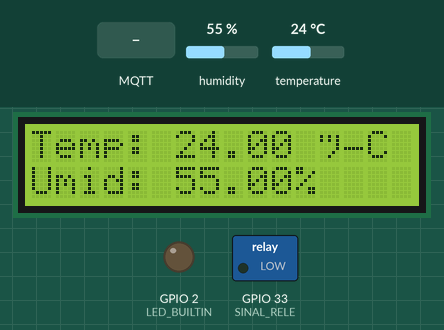
Recording of a sketch running on a simulated ESP32. On the bench: 16×2 character LCD, switched loads named in the sketch (green lamp = pin HIGH), output pins drawn as LEDs (lit = HIGH). The test bench sets the inputs (shaded band); at power-on: humidity 55 %, temperature 24 °C. WiFi joins after 1.5 s; servers stay silent unless stated; random numbers use the default seed unless the sketch sets one; no MQTT or app messages arrive unless stated; what the sketch prints to the serial monitor is not drawn.

Above: at 4.2 s.
4.3 s: MQTT message "1" arrives on the first subscribed topic
At 7.5 s:
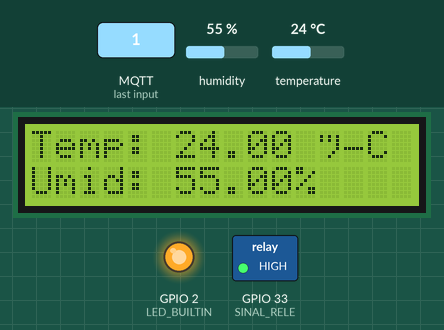
9.2 s: humidity set to 22 %
At 10.5 s:
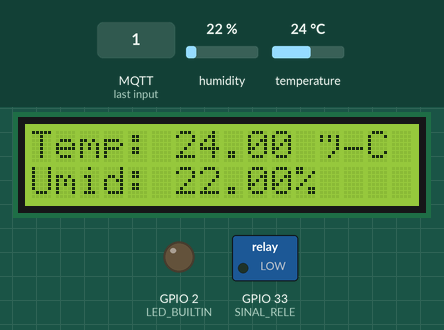
11.3 s: temperature set to 12 °C
At 12.9 s:
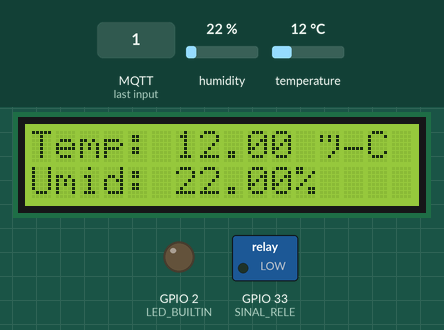
13.3 s: humidity set to 40 %
At 15.1 s:
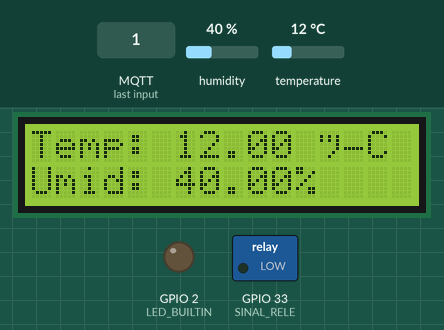
15.4 s: temperature set to 19 °C
At 16.5 s:
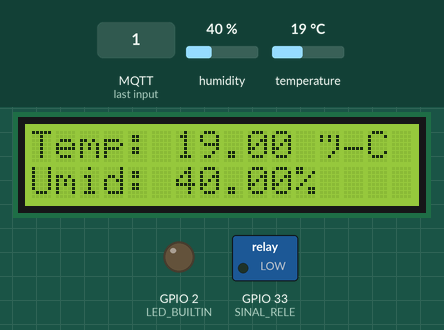
Timing chart, 0 to 18.4 s (numbered marks = the images above; inputs shaded):
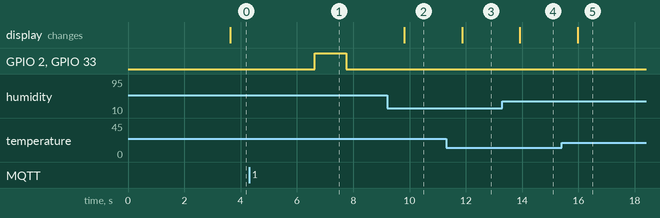

Measured:
- after the input at 4.3 s, GPIO 2 (LED_BUILTIN), GPIO 33 (SINAL_RELE): LOW → HIGH after 2.3 s, → LOW 1.1 s later
- after the input at 9.2 s, the display: changes after 0.61 s (image 2)
- after the input at 11.3 s, the display: changes after 0.57 s (image 3)
- after the input at 13.3 s, the display: changes after 0.62 s (image 4)
- after the input at 15.4 s, the display: changes after 0.58 s (image 5)

The sketch:

ProjetoSensorTemperatura.ino
```cpp
#include <SimpleDHT.h>//lib
#include <Wire.h>
#include <LiquidCrystal_I2C.h>
#include <WiFi.h>
#include <PubSubClient.h>

#define TEMP_MAX          45
#define TIMOUT_DHT11      2000
#define TIMOUT_MQTT       5000
#define TIMOUT_WIFI_INIT  500
#define TEMP_MAX_WIFI     20

#define I2C_SDA 12
#define I2C_SCL 13

#define LED_BUILTIN 2
#define SINAL_RELE 33
//Descomente as linhas abaixo para o tipo do sensor DHT que você estiver usando! - TEST
#define DHTTYPE DHT11   // DHT 11
//#define DHTTYPE DHT21   // DHT 21 (AM2301)
//#define DHTTYPE DHT22   // DHT 22  (AM2302), AM2321

#define MSG_BUFFER_SIZE	(50)

// DHT Sensor
const int DHTPin = 25;
// the setup function runs once when you press reset or power the board
//Objeto que realiza a leitura da umidade e temperatura
SimpleDHT11 dht(DHTPin);
// Definir o endereço do LCD para 0x27 para um display de 16 caracteres e 2 linhas
LiquidCrystal_I2C lcd(0x27, 16, 2);

const char* ssid     = "Narnia"; // Change this to your WiFi SSID
const char* password = "aafcj7197"; // Change this to your WiFi password
const char* mqtt_server = "broker.emqx.io";
const char *mqtt_username = "admin"; //"emqx";
const char *mqtt_password = "public";

//Tópicos
const char *humidity_ch = "sensor/humidity";
const char *temperature_ch = "sensor/temperature";
const char *ventoinha = "ventoinha";
const char *habVentoinha = "habVentoinha";
const char *erroDHT11 = "erroDHT11";

WiFiClient espClient;
PubSubClient client(espClient);
char msg[MSG_BUFFER_SIZE];

int readDhtSensor();
bool timerTimout(const unsigned long initTimer, const unsigned long timout);
void reconnect();
void callback(char* topic, byte* payload, unsigned int length);

unsigned long tempInicio, tempInicioReconnect;
uint8_t cont = 0;
bool flagMQTT = false;
unsigned char toggle = 0, setOutput = 0;

void setup() {
  // initialize digital pin LED_BUILTIN as an output.
  pinMode(LED_BUILTIN, OUTPUT);
  pinMode(SINAL_RELE, OUTPUT);
  digitalWrite(LED_BUILTIN, LOW);   // turn the LED off by making the voltage LOW
  digitalWrite(SINAL_RELE, LOW);   // turn the LED off by making the voltage LOW

  Wire.begin(I2C_SDA,I2C_SCL);
  Serial.begin(115200);
  Serial.println("Inicializando...");
  lcd.begin();
  // set cursor to first column, first row
  lcd.clear();
  lcd.setCursor(0,0);
  // print message
  lcd.println("Inicializando...");

  // We start by connecting to a WiFi network
  Serial.println("******************");
  Serial.print("Connecting to ");
  Serial.println(ssid);

  WiFi.begin(ssid, password);
  tempInicio = millis();     //inicializa o timer

  while (WiFi.status() != WL_CONNECTED && cont < TEMP_MAX_WIFI) {
    if (timerTimout(tempInicio, TIMOUT_WIFI_INIT))  //se passou o tempo de escrita de um pontinho
    {
      Serial.print(".");
      tempInicio = millis();     //inicializa o timer
      cont++;
    }
  }
  if(cont >= TEMP_MAX_WIFI)
    Serial.println("WiFi disconnected!");
  else
  {
    Serial.println("");
    Serial.println("WiFi connected");
    Serial.println("IP address: ");
    Serial.println(WiFi.localIP());

    //Inicializa a conexao com o broker MQTT
    client.setServer(mqtt_server, 1883);
    client.setCallback(callback);
    client.subscribe(ventoinha);
    flagMQTT = true;
  }

  tempInicio = tempInicioReconnect = millis();     //inicializa o timer
  //tempInicioReconnect = millis();     //inicializa o timer
}

// the loop function runs over and over again forever
int errDHT;
float h, c;
uint8_t estado = 1;   //estado inicial da maquina de estados

void loop()
{
  if (!client.connected()) //se nao esta conectado ao broker MQTT
  {
    if(timerTimout(tempInicioReconnect, TIMOUT_MQTT))  //se estourou o timer
    {
      reconnect();
      tempInicioReconnect = millis();     //inicializa o timer
    }
  }
  else if(timerTimout(tempInicioReconnect, TIMOUT_MQTT)) //se estiver conectado e estourou o timer
  {
    tempInicioReconnect = millis();     //inicializa o timer
    Serial.println("MQTT connected to server: ");
    Serial.print(mqtt_server);
  }

  client.loop();

  if(timerTimout(tempInicio, TIMOUT_DHT11))  //se passou o tempo para a leitura do DHT11
  {
    errDHT = readDhtSensor();
    if(errDHT != SimpleDHTErrSuccess) //se falhou a leitura do DHT11
    {
      //informa o erro pela serial
      Serial.print("Erro de leitura do DHT11!, err = ");
      Serial.println(errDHT);

      //informa o erro no LCD
      lcd.clear();
      lcd.setCursor(0,0);
      lcd.print("Erro no DHT11!");

      //envio da mensagem de erro de leitura do DHT11
      snprintf(msg, MSG_BUFFER_SIZE, "1");
      Serial.print("Publish message: ");
      Serial.println(msg);
      client.publish(erroDHT11, msg);
    }
    else  //se leu o DHT11 com sucesso
    {
      //envio da mensagem sem erro de leitura do DHT11
      snprintf(msg, MSG_BUFFER_SIZE, "0");
      Serial.print("Publish message: ");
      Serial.println(msg);
      client.publish(erroDHT11, msg);

      //exibe valores pela serial
      Serial.print((float)c); Serial.println(" *C ");
      Serial.print((float)h); Serial.println(" H");

      //Exibe os valores no LCD
      lcd.clear();
      lcd.setCursor(0,0);
      lcd.print("Temp: ");
      lcd.print(c);
      lcd.print(" °C");
      lcd.setCursor(0,1); //vai para a primeira coluna da segunda linha
      lcd.print("Umid: ");
      lcd.print(h);
      lcd.print('%');

      if(flagMQTT)  //se a flag estiver setada
      {
        //envio da temperatura/uidadade da leitura do DHT11 via MQTT
        snprintf (msg, MSG_BUFFER_SIZE, "%.2f", c);
        Serial.print("Publish message: ");
        Serial.println(msg);
        client.publish(temperature_ch, msg);

        snprintf (msg, MSG_BUFFER_SIZE, "%.2f", h);
        Serial.print("Publish message: ");
        Serial.println(msg);
        client.publish(humidity_ch, msg);
      }
      if(c > TEMP_MAX)
      {
        toggle = 1;
        Serial.print("Alta temperatura!");
        lcd.clear();
        lcd.setCursor(0,0);
        lcd.print("High Temp!");

        if(!setOutput)  //se a ventoinha nao estiver habilitada no aplicativo
        {
          digitalWrite(SINAL_RELE, HIGH);   //Liga a ventoinha
          digitalWrite(LED_BUILTIN, HIGH);   //Liga o LED do kit do ESP32
          if(flagMQTT)  //se a flag estiver setada
          {
            //envio da mensagem que ligou a ventoinha, alta temperatura
            snprintf(msg, MSG_BUFFER_SIZE, "1");
            Serial.print("Publish message: ");
            Serial.println(msg);
            client.publish(ventoinha, msg);
          }
        }
      }
      else  //se a temperatura estiver normal
      {
        toggle = 0;
        if(!setOutput)  //se a ventoinha nao estiver habilitada
        {
          digitalWrite(SINAL_RELE, LOW);   //Desliga a ventoinha
          digitalWrite(LED_BUILTIN, LOW);   //Desliga o LED do kit do ESP32
          if(flagMQTT)  //se a flag estiver setada
          {
            //envio da mensagem que desligou a ventoinha, alta temperatura
            snprintf(msg, MSG_BUFFER_SIZE, "0");
            Serial.print("Publish message: ");
            Serial.println(msg);
            client.publish(ventoinha, msg);
          }
        }
      }
    }
    tempInicio = millis();     //inicializa o timer
  }
}

void reconnect() {
  // Loop until we're reconnected
  while (!client.connected()) {
    Serial.print("Attempting MQTT connection...");
    // Create a random client ID
    String clientId = "ESP32Client-";
    clientId += String(random(0xffff), HEX);
    // Attempt to connect
    //if (client.connect(clientId.c_str())) {
    if (client.connect(clientId.c_str(), mqtt_username, mqtt_password)) {
      Serial.println("MQTT connected");
      // Once connected, publish an announcement...
      //client.publish("outTopic", "hello world");
      // ... and resubscribe
      client.subscribe(ventoinha);
      flagMQTT = true;
    } else {
      Serial.print("MQTT failed, rc=");
      Serial.print(client.state());
      Serial.println(" try again in 5 seconds");
      flagMQTT = false;
      // Wait 5 seconds before retrying
      //delay(5000);
    }
  }
}

void callback(char* topic, byte* payload, unsigned int length) {
  String str1 =  String(topic) , str2 = String(habVentoinha), str3 = String(ventoinha);

  Serial.print("Messagem recebida [");
  Serial.print(topic);
  Serial.print("] ");
  for (int i = 0; i < length; i++) {
    Serial.print((char)payload[i]);
  }
  Serial.println();

  //Liga o LED e a ventoinha se recebeu 1 no primeiro caracter
  if(str1 == str3)
  {
    if ((char)payload[0] == '1') {
      Serial.println("Recebeu o comando: Ligar ventoinha");
      digitalWrite(LED_BUILTIN, HIGH);   // Turn the LED on
      digitalWrite(SINAL_RELE, HIGH);   //Liga a ventoinha
      toggle = 1;
    } else {
      Serial.println("Recebeu o comando: Desligar a ventoinha");
      digitalWrite(LED_BUILTIN, LOW);  // Turn the LED off
      digitalWrite(SINAL_RELE, LOW);   //Desliga a ventoinha
      toggle = 0;
    }
  }
  else if(str1 == str2)
  {
    if ((char)payload[0] == '1') {
      Serial.println("Recebeu o comando: Habilitar ventoinha");
      setOutput = 1;
    } else {
      Serial.println("Recebeu o comando: Habilitar a ventoinha");
      setOutput = 0;
    }
  }
}

int readDhtSensor()
{
  //declara variaveis que receberão a nova temperatura e humidade
  float novoC, novoH;
  //h = humidade; c = temperatura em graus celsius
  //float h, c;
  //aguarda 250ms
  //delay(250);
  //lê valores do sensor dht22 para as variaveis &c e &h
  int err = dht.read2(DHTPin, &novoC, &novoH, NULL);
  //verifica se ocorreu algum erro
  if (err != SimpleDHTErrSuccess)
  {
    //informa o erro pela serial
    // Serial.print("Erro de leitura do DHT11!, err = ");
    // Serial.println(err);

    // //informa o erro no LCD
    // lcd.clear();
    // lcd.setCursor(0,0);
    // lcd.print("Erro no DHT11!");
    //TODO: envio da mensagem de erro de leitura do DHT11 via MQTT
    return err;
  }
  //se foi possível ler a temperatura, então atribui para as variáveis
  c = novoC;
  h = novoH;
  // //exibe valores pela serial
  // Serial.print((float)c); Serial.println(" *C ");
  // Serial.print((float)h); Serial.println(" H");

  // //Exibe os valores no LCD
  // lcd.clear();
  // lcd.setCursor(0,0);
  // lcd.print("Temp: ");
  // lcd.print(c);
  // lcd.setCursor(0,1); //vai para a primeira coluna da segunda linha
  // lcd.print(h);
  //TODO: envio da mensagem de leitura do DHT11 via MQTT

  return err;

  //aguarda 250ms
  //delay(250);
}

/*
** ================================================================================================================
**     Funcao       :  timerTimout
**     Descricao 	  :  Funcao que verifica se estourou o timer
**     @parametro
**         initTimer       - Tempo inicial em milisegundos que começou a contar o timer.
**     @parametro
**         timout          - Tempo final de estouro do timer.
**     Retorno      :  Do tipo booleano (bool) para saber se estourou ou nao o timer
** ================================================================================================================
*/
bool timerTimout(const unsigned long initTimer, const unsigned long timout)
{
  return(millis() - initTimer > timout ? true: false);
}
```
